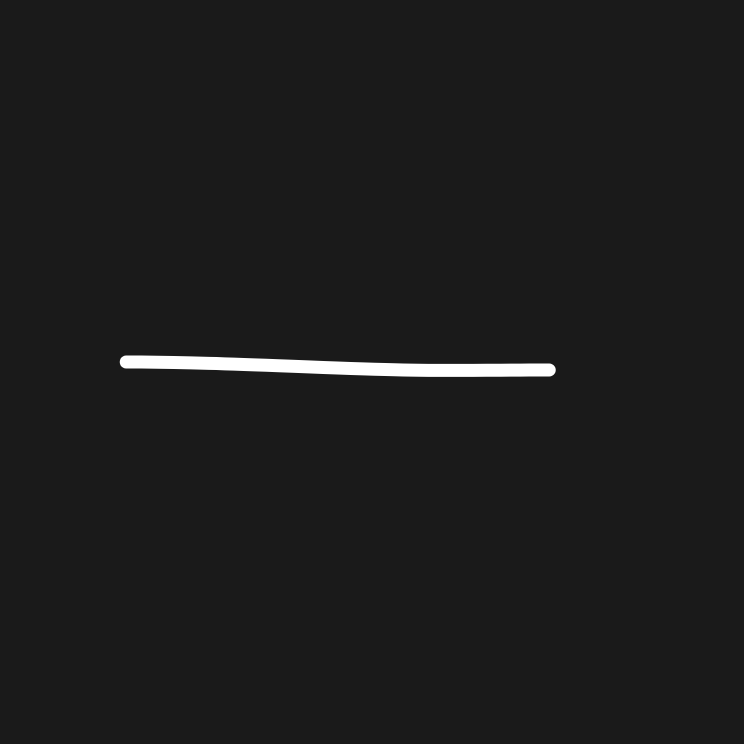
#> input picture src/data/symbols/minus/10_m.png, 1487 x 1487 px (shown at 1/2 size)
$ python -i augment_symbols.py   (imports and definitions only)
#> lines starting #> are read from the running program, lines starting #| are printed output that depends on the picture; after the words box and inside, x2 and y2 are one past the last pixel; in counts of white or black regions, pixels touching at a corner belong together
"""
Data Augmentation Script for Handwritten Symbols
Features:
- Smart Preprocessing (Thresholding + Centering) to fix gray boxes & small symbols
- Gentle Augmentation
"""

import os
import cv2
import numpy as np
import albumentations as A
from tqdm import tqdm
import glob

# Configuration
TARGET_COUNT = 500
DATA_DIR = 'src/data/symbols'
FOLDERS = ['plus', 'minus', 'times', 'divide']

# --- AUGMENTATION PIPELINE ---
# [8 lines that did not run here, left out]

def smart_preprocess(image):
    """
    Cleans the image:
    1. Thresholds to remove gray background noise.
    2. Crops to the bounding box of the symbol.
    3. Resizes to fit in 20x20.
    4. Centers in 28x28.
    """
    # 1. Thresholding: Anything darker than 50 becomes pure black (0)
    # This kills the "gray box" effect
    _, thresh = cv2.threshold(image, 50, 255, cv2.THRESH_TOZERO)
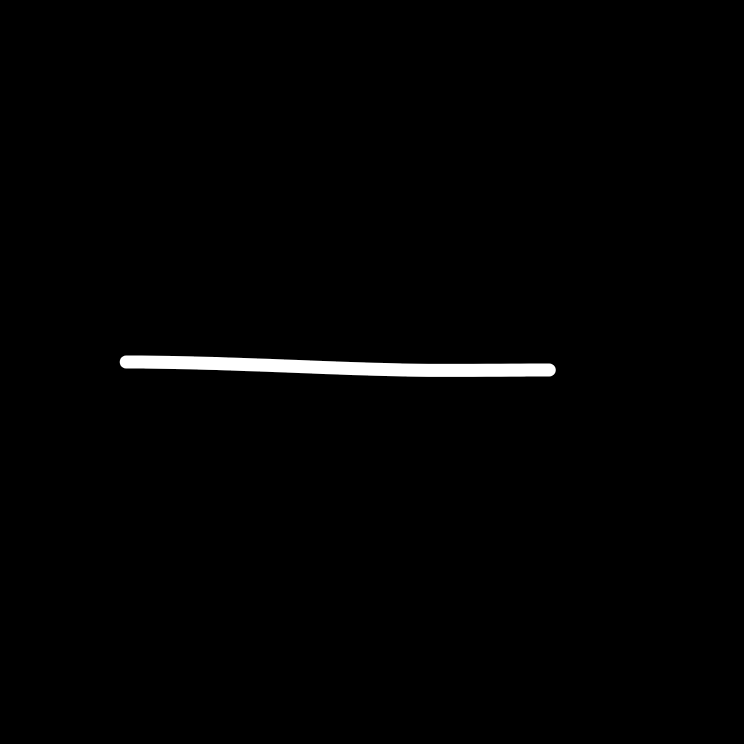
#> thresh: shape (1487, 1487) (shown at 1/2 size); min 0, max 255, mean 2.6

    # 2. Find Bounding Box (Crop whitespace)
    coords = cv2.findNonZero(thresh)
#> coords = contour of 23219 points, box (x1, y1, x2, y2) (239, 711, 1112, 754), area 396
    if coords is None:
        return None # Empty image

    x, y, w, h = cv2.boundingRect(coords)
#> x = 239; y = 711; w = 873; h = 43
    crop = thresh[y:y+h, x:x+w]
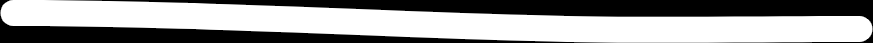
#> crop: shape (43, 873); min 0, max 255, mean 153.5

    # 3. Resize to fit in 20x20 box (preserving aspect ratio)
    # We use 20x20 so there is padding in the 28x28 final image
    max_dim = 20
    scale = max_dim / max(w, h)
#> scale = 0.0229
    new_w = int(w * scale)
#> new_w = 20
    new_h = int(h * scale)
#> new_h = 0

    if new_w <= 0 or new_h <= 0: return None

    resized = cv2.resize(crop, (new_w, new_h), interpolation=cv2.INTER_AREA)

    # 4. Center in 28x28 canvas
    final_img = np.zeros((28, 28), dtype=np.uint8)

    # Calculate offsets to center it
    x_off = (28 - new_w) // 2
    y_off = (28 - new_h) // 2

    final_img[y_off:y_off+new_h, x_off:x_off+new_w] = resized

    return final_img

# [52 lines left out: function augment_folder, not called in this run]

# [10 lines not run here, left out]

>>> import cv2
>>> picture = cv2.imread('symbols/minus/10_m.png', cv2.IMREAD_GRAYSCALE)
>>> result = smart_preprocess(picture)
